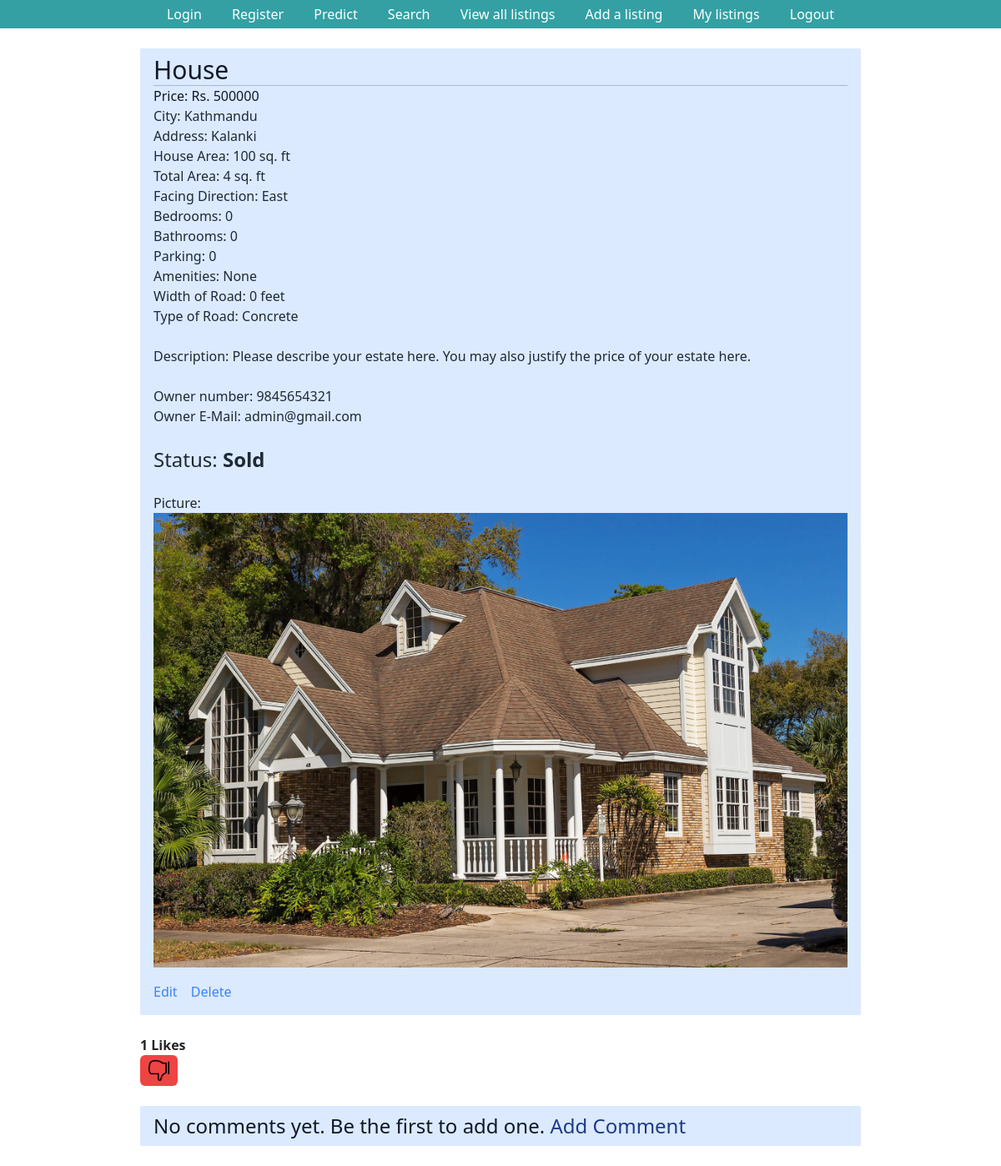
The app's page /listings/5/ (signed in), older data.
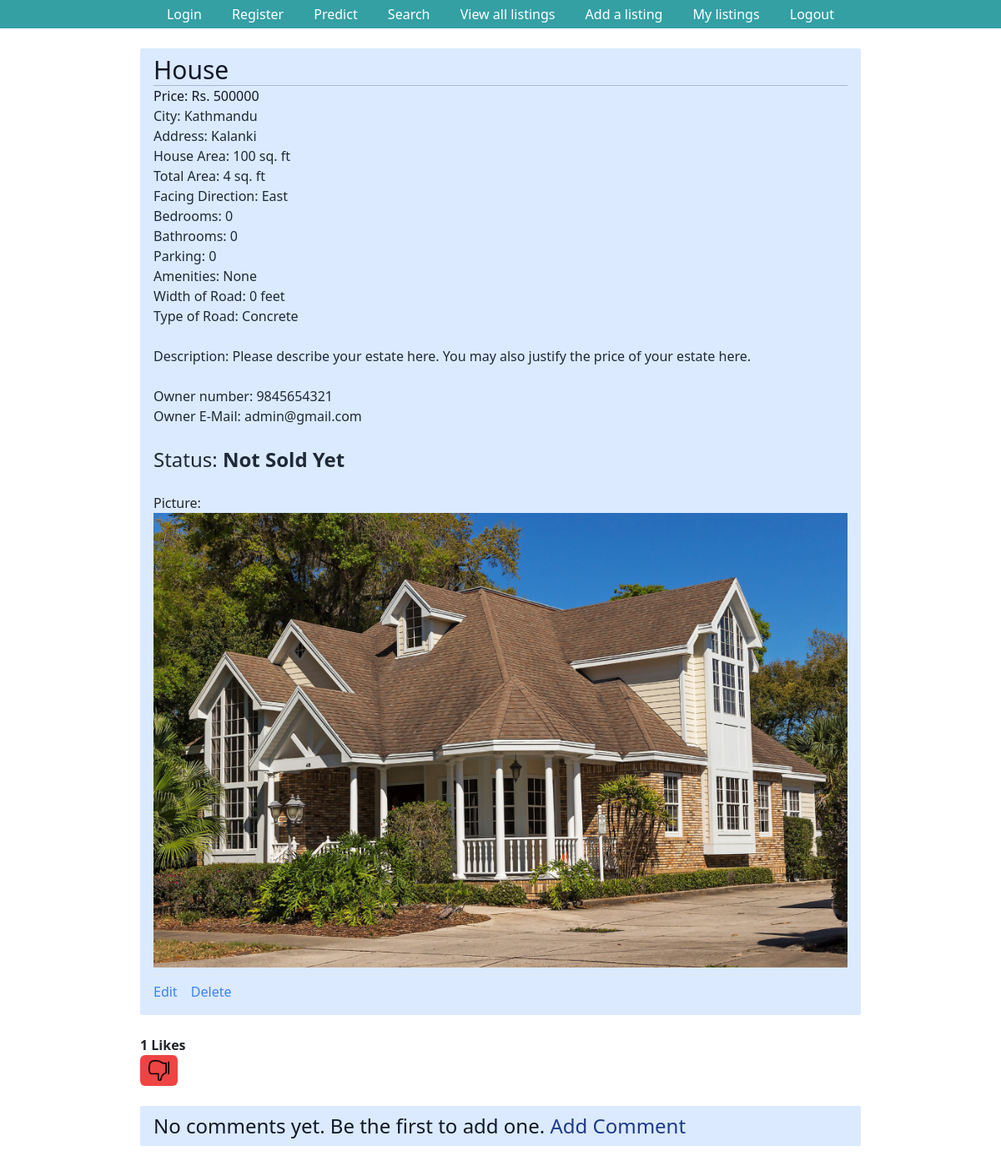
The same page, newer data.
### listings/models.py (models this page shows, shortened)
class Listing(models.Model):
    Title = models.CharField(max_length=30, default='House on Sale')
    Location = models.CharField(max_length=30, default='Kalanki')
    City = models.CharField(max_length=30, default='Kathmandu')
    Price = models.IntegerField(default=9999999)
    Bedroom = models.IntegerField(default=1)
    Bathroom = models.IntegerField(default=1)
    Floors = models.IntegerField(default=1)
    Parking = models.IntegerField(default=1)
    Face = models.CharField(max_length=30, default="East")
    Area = models.IntegerField(default=100)
    Road_Width = models.IntegerField(default=0)
    Road_Type = models.CharField(max_length=30, default="Concrete")
    Build_Area = models.IntegerField(default=100)
    Amenities = models.CharField(max_length=30, default="Bathroom")
    Contact_number = models.IntegerField(default=9845654321)
    Contact_mail = models.EmailField(max_length=30, default='admin@gmail.com')
    Image = models.ImageField(max_length = 254)
    user = models.ForeignKey(User, on_delete=models.SET_NULL,null=True)
    is_sold = models.BooleanField(default=False)
    Description = models.CharField(max_length=1000, default="Please describe your estate here. You may also justify the price of your estate here.")
    likes = models.ManyToManyField(User, related_name='estate')

### listings/views.py (the view)
# urls.py: path('listings/<pk>/', ListingRetrieveView.as_view(), name='listing_retrieve'),
class ListingRetrieveView(LoginRequiredMixin, DetailView):
    model = Listing
    template_name = 'listing.html'
    def get_context_data(self, *args, **kwargs):
        listing= Listing.objects.all()
        context=super(ListingRetrieveView, self).get_context_data(**kwargs)
        stuff=get_object_or_404(Listing, id=self.kwargs['pk'])
        liked=False
        if stuff.likes.filter(id=self.request.user.id).exists():
            liked = True
        context["liked"]=liked
        return context

### templates/listing.html (shortened to what this page needs)
{% extends "base.html" %}
{% block content %}
<div class="px-3 py-2 bg-blue-100 rounded-sm">
    <h3 class="text-3xl text-gray-900">{{ listing.Title }}</h3><hr>
    <p class="text-gray-900">Price: Rs. {{listing.Price}}</p>
    <p class="text-gray-800">City: {{listing.City}}</p>
        {% if request.user.is_authenticated %}
        <p class="text-gray-800">Address: {{listing.Location}}</p>
        <p class="text-gray-800">House Area: {{listing.Area}} sq. ft</p>
        <p class="text-gray-800">Total Area: {{listing.Build_Area}} sq. ft</p>
        <p class="text-gray-800">Facing Direction: {{listing.Face}}</p>
        <p class="text-gray-800">Bedrooms: {{listing.Bedroom}}</p>
        <p class="text-gray-800">Bathrooms: {{listing.Bathroom}}</p>
        <p class="text-gray-800">Parking: {{listing.Parking}}</p>
        <p class="text-gray-800">Amenities: {{listing.Amenities}}</p>
        <p class="text-gray-800">Width of Road: {{listing.Road_Width}} feet</p>
        <p class="text-gray-800">Type of Road: {{listing.Road_Type}}</p>
        <br><p class="text-gray-800">Description: {{listing.Description}}</p><br>
        <p class="text-gray-800">Owner number: {{listing.Contact_number}}</p>
        <p class="text-gray-800">Owner E-Mail: {{listing.Contact_mail}}</p><br>
        {% endif %}
    <h1 class="text-2xl text-gray-800">Status: <strong>{{listing.is_sold|yesno:"Sold, Not Sold Yet"}}</strong></h1><br>
    <p>Picture: <br><img src="{{ listing.Image.url }}" alt=""></p>
    {% if request.user.is_staff %}
    <div class="mt-2 py-2 border-t border-gray-200">
        <a href="/listings/{{ listing.id }}/edit/" class="text-blue-500">
            Edit</a>
        <a href="/listings/{{ listing.id }}/delete/" class="ml-3 text-blue-500">
            Delete</a>
    </div>
    {% endif %}
</div><br>
<form action="{% url 'like_estate' listing.pk %}" method="post">
    <strong>  {{ listing.likes.count }} Likes</strong><br>
    {% if user.is_authenticated %}
        {% if liked %}
            <button type="submit", name="listing_id", value="{{ listing.id }}", class="bg-red-500 hover:bg-red-700 text-white font-bold py-1.5 px-2.5 rounded">
                <img src="\media\dislike.png" width="25" height="25" border="0" />
            </button>
        {% else %}
            <button type="submit", name="listing_id", value="{{ listing.id }}", class="bg-blue-500 hover:bg-blue-700 text-white font-bold py-1 px-2 rounded">
                <img src="\media\facebook-like.png" width="30" height="30" border="0" />
            </button>
        {% endif %}
    {% else %}
        <small>Login to like</small>
    {% endif %}
</form>
<br>
<div class="px-3 py-2 bg-blue-100 rounded-sm">
    {% if not listing.comments.all %}
        <h3 class="text-2xl text-gray-900">No comments yet. Be the first to add one.
            <a href="{% url 'add_comment' listing.pk %}" class="text-blue-900">Add Comment</a></h3>
    {% endif %}
</div>
{% endblock content %}

### templates/base.html (shortened to what this page needs)
<!DOCTYPE html>
<html lang="en">
<head>
    <script src="https://cdn.tailwindcss.com"></script>
    <link href="https://cdn.jsdelivr.net/npm/bootstrap@5.2.0-beta1/dist/css/bootstrap.min.css" rel="stylesheet"
>
</head>
<body>
    <div id="navbar">
      <ul>
        <li>
          <a href="{% url 'login' %}">Login</a>
        </li>
        <li>
          <a href="{% url 'register' %}">Register</a>
        </li>
        <li class="nav-item active">
          <a href="{% url 'prediction' %}">Predict</a>
        </li>
        <li>
          <a href="{% url 'listing_search' %}">Search</a>
        </li>
        <li>
          <a href="{% url 'listing_list' %}">View all listings</a>
        </li>
        <li>
          <a href="{% url 'listing_create' %}">Add a listing</a>
        </li>
        <li>
          <a href="{% url 'user_specific_listings' %}">My listings</a>
        </li>
        <li>
          <a href="{% url 'logout' %}">Logout</a>
        </li>
      </ul>
    </div>
    <div class="mx-auto max-w-5xl px-20 py-4">
    {% block content %}{% endblock content %}
    </div>
</body>
</html>

### templates/base.html (style rules this page uses)
#navbar ul { margin: 0; padding: 5px; list-style-type: none; text-align: center; background-color: #34A0A4; }
#navbar ul li { display: inline; }
#navbar ul li a { text-decoration: none; padding: .2em 1em; color: #fff; background-color: #34A0A4; }

Row changes from the older to the newer data that the page shows:
changed Listing "House": is_sold "Sold" → "Not Sold Yet"
